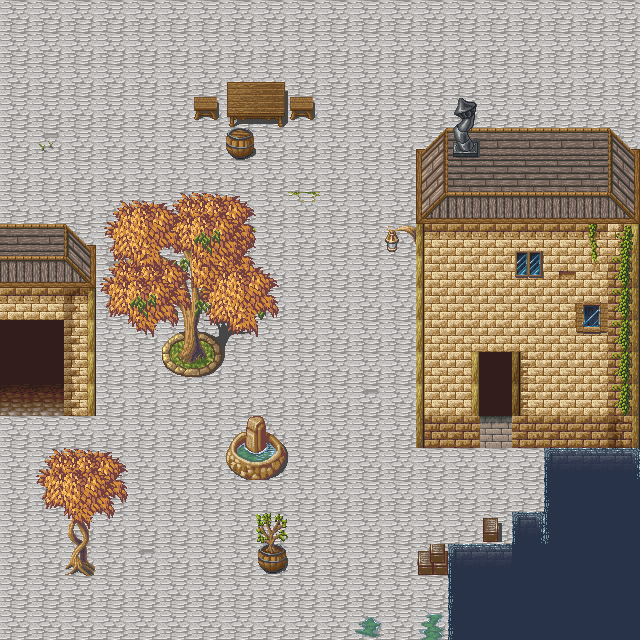

This game map was drawn from its Tiled (.tmx) file and the tilesets committed beside it. A one-line description and the full map source follow:
An orthogonal 20x20 tile map with 32x32 px tiles, 6 tile layers (Ground 5, Ground 4, Fringe, Over 1, ...), 1 hidden layer not drawn, 2 tilesets and 3 objects (start location, waypoint 1, waypoint 2).

<map version="1.0" tiledversion="1.0.3" orientation="orthogonal" renderorder="right-down" width="20" height="20" tilewidth="32" tileheight="32" nextobjectid="12">
 <tileset firstgid="1" name="MageCity" tilewidth="32" tileheight="32" tilecount="360" columns="8">
  <image source="../sprites/magecity.png" width="256" height="1450" />
 </tileset>
 <tileset firstgid="361" name="Collision" tilewidth="32" tileheight="32" tilecount="2" columns="2">
  <image source="../sprites/collision.png" width="64" height="32" />
 </tileset>
 <layer name="Ground 5" width="20" height="20">
  <data encoding="csv">
2,2,2,2,2,2,2,2,2,2,2,2,2,2,2,2,2,2,2,2,
2,2,2,2,2,2,2,2,2,2,2,2,2,2,2,2,2,2,2,2,
2,2,2,2,2,2,2,2,2,2,2,2,2,2,2,2,2,2,2,2,
2,2,2,2,2,2,2,2,2,2,2,2,2,2,2,2,2,2,2,2,
2,10,2,2,2,2,2,2,2,2,2,2,2,2,2,2,2,2,2,2,
2,2,2,2,2,2,2,2,2,2,2,2,2,2,2,2,2,2,2,2,
2,2,2,2,2,2,2,2,2,333,2,2,2,2,2,2,2,2,2,2,
2,2,2,2,2,2,2,2,2,2,2,2,2,2,2,2,2,2,2,2,
2,2,2,331,2,2,2,2,2,2,2,2,2,2,2,2,2,2,2,2,
2,2,2,2,2,2,2,2,2,2,2,2,2,2,2,2,2,2,2,2,
2,2,2,2,2,2,2,2,2,2,2,2,2,2,2,2,2,2,333,2,
2,2,2,2,2,2,2,2,2,2,2,2,2,2,2,2,2,2,2,2,
2,2,2,2,2,2,2,2,2,2,2,331,2,2,2,333,2,2,2,2,
2,2,2,2,2,2,2,2,2,2,2,2,2,2,2,2,2,2,2,2,
2,2,331,2,2,2,2,2,2,2,2,2,2,2,2,2,2,49,50,51,
2,2,2,2,2,2,2,2,2,2,2,2,2,2,2,2,2,57,58,58,
2,2,2,2,2,2,2,2,2,2,2,2,2,2,2,2,52,57,58,58,
2,2,2,2,331,2,2,2,2,2,2,2,2,2,49,50,58,58,58,58,
2,2,2,2,2,2,2,2,2,2,2,2,2,2,57,58,58,58,58,58,
2,2,2,2,2,2,2,2,2,2,2,347,2,329,57,58,58,58,58,58
</data>
 </layer>
 <layer name="Ground 4" width="20" height="20">
  <data encoding="csv">
0,0,0,0,0,0,0,0,0,0,0,0,0,0,0,0,0,0,0,0,
0,0,0,0,0,0,0,0,0,0,0,0,0,0,0,0,0,0,0,0,
0,0,0,0,0,0,0,6,7,0,0,0,0,0,0,0,0,0,0,0,
0,0,0,0,0,0,16,14,15,16,0,0,0,0,0,0,0,0,0,2,
0,0,0,0,0,0,0,13,0,0,0,0,0,0,0,0,0,0,0,2,
0,0,0,0,0,0,0,0,0,0,0,0,0,0,0,0,0,0,0,2,
0,0,0,0,0,0,0,0,0,0,0,0,0,0,0,0,0,0,0,2,
186,186,187,0,0,0,0,0,0,0,0,0,0,36,37,37,37,37,39,40,
202,202,203,0,0,0,0,0,0,0,0,0,0,33,34,34,34,45,47,48,
37,37,306,0,0,0,0,0,0,0,0,0,0,33,34,34,34,34,34,48,
327,327,314,0,0,0,0,0,0,0,0,0,0,33,34,34,34,34,34,48,
327,327,314,0,0,0,0,0,0,0,0,0,0,33,35,327,313,34,34,48,
335,335,314,0,0,0,0,0,0,0,0,0,0,33,35,327,313,34,34,48,
0,0,0,0,0,0,0,23,24,0,0,0,0,41,42,214,42,42,42,322,
0,0,0,0,0,0,0,31,32,0,0,0,0,0,0,0,0,0,0,0,
0,0,0,0,0,0,0,0,0,0,0,0,0,0,0,0,0,0,0,0,
0,0,0,0,0,0,0,0,20,0,0,0,0,0,0,343,0,0,0,0,
0,0,0,0,0,0,0,0,28,0,0,0,0,352,0,0,0,0,0,0,
0,0,0,0,0,0,0,0,0,0,0,0,0,0,0,0,0,0,0,0,
0,0,0,0,0,0,0,0,0,0,0,0,0,0,0,0,0,0,0,0
</data>
 </layer>
 <layer name="Fringe" width="20" height="20">
  <data encoding="csv">
0,0,0,0,0,0,0,0,0,0,0,0,0,0,0,0,0,0,0,0,
0,0,0,0,0,0,0,0,0,0,0,0,0,0,0,0,0,0,0,0,
0,0,0,0,0,0,0,0,0,0,0,0,0,0,0,0,0,0,0,0,
0,0,0,0,0,0,0,0,0,0,0,0,0,0,0,0,0,0,0,0,
0,0,0,0,0,0,0,0,0,0,0,0,0,0,0,0,0,0,0,0,
0,0,0,0,0,0,0,0,0,0,0,0,0,0,0,0,0,0,0,0,
0,0,0,0,0,0,0,0,0,0,0,0,0,0,0,0,0,0,0,0,
0,0,0,0,117,118,119,120,0,0,0,0,0,0,0,0,0,0,0,0,
0,0,0,0,125,126,127,128,0,0,0,0,0,0,0,0,0,0,0,0,
0,0,0,0,133,134,135,136,0,0,0,0,0,0,0,0,0,0,0,0,
0,0,0,0,141,142,143,144,0,0,0,0,0,0,0,0,0,0,0,0,
0,0,0,0,149,150,151,152,0,0,0,0,0,0,0,0,0,0,0,0,
0,0,0,0,0,0,0,0,0,0,0,0,0,0,0,0,0,0,0,0,
0,0,0,0,0,0,0,0,0,0,0,0,0,0,0,0,0,0,0,0,
0,0,0,0,0,0,0,0,0,0,0,0,0,0,0,0,0,0,0,0,
0,0,0,0,0,0,0,0,0,0,0,0,0,0,0,0,0,0,0,0,
0,0,105,0,0,0,0,0,0,0,0,0,0,0,0,0,0,0,0,0,
0,0,113,0,0,0,0,0,0,0,0,0,0,0,0,0,0,0,0,0,
0,0,0,0,0,0,0,0,0,0,0,0,0,0,0,0,0,0,0,0,
0,0,0,0,0,0,0,0,0,0,0,0,0,0,0,0,0,0,0,0
</data>
 </layer>
 <layer name="Over 1" width="20" height="20">
  <data encoding="csv">
0,0,0,0,0,0,0,0,0,0,0,0,0,0,0,0,0,0,0,0,
0,0,0,0,0,0,0,0,0,0,0,0,0,0,0,0,0,0,0,0,
0,0,0,0,0,0,0,0,0,0,0,0,0,0,0,0,0,0,0,0,
0,0,0,0,0,0,0,0,0,0,0,0,0,0,0,0,0,0,0,0,
0,0,0,0,0,0,0,0,0,0,0,0,0,185,186,186,186,186,186,187,
0,0,0,0,0,0,0,0,0,0,0,0,0,193,194,194,194,194,194,195,
0,0,0,0,0,0,0,0,0,0,0,0,0,201,202,202,202,202,202,203,
0,0,0,0,0,0,245,246,0,0,0,0,0,0,0,0,175,0,0,0,
0,0,0,0,0,325,253,254,0,0,0,0,0,0,0,0,183,0,0,0,
0,0,0,0,0,325,326,262,0,0,0,0,0,0,0,0,0,0,172,0,
0,0,0,0,0,0,0,0,0,0,0,0,0,0,0,0,0,0,180,0,
0,0,0,0,0,0,0,0,0,0,0,0,0,0,0,0,0,0,0,0,
0,0,0,0,0,0,0,0,0,0,0,0,0,0,0,0,0,0,0,0,
0,0,0,0,0,0,0,0,0,0,0,0,0,0,0,0,0,0,0,0,
0,0,0,0,0,0,0,0,0,0,0,0,0,0,0,0,0,0,0,0,
0,0,0,0,0,0,0,0,0,0,0,0,0,0,0,0,0,0,0,0,
0,0,0,0,0,0,0,0,0,0,0,0,0,0,0,0,0,0,0,0,
0,0,0,0,0,0,0,0,0,0,0,0,0,0,0,0,0,0,0,0,
0,0,0,0,0,0,0,0,0,0,0,0,0,0,0,0,0,0,0,0,
0,0,0,0,0,0,0,0,0,0,0,0,0,0,0,0,0,0,0,0
</data>
 </layer>
 <layer name="Over 2" width="20" height="20">
  <data encoding="csv">
0,0,0,0,0,0,0,0,0,0,0,0,0,0,0,0,0,0,0,0,
0,0,0,0,0,0,0,0,0,0,0,0,0,0,0,0,0,0,0,0,
0,0,0,0,0,0,0,0,0,0,0,0,0,0,0,0,0,0,0,0,
0,0,0,0,0,0,0,0,0,0,0,0,0,0,160,0,0,0,0,0,
0,0,0,0,0,0,0,0,0,0,0,0,0,0,168,0,0,0,0,0,
0,0,0,0,0,0,0,0,0,0,0,0,0,0,0,0,0,0,0,0,
0,0,0,0,0,244,245,246,0,0,0,0,0,0,0,0,0,0,0,0,
0,0,0,0,0,252,253,254,0,0,0,0,166,0,0,0,0,0,0,0,
0,0,0,244,245,246,261,262,0,0,0,0,0,0,0,0,0,0,0,0,
0,0,0,252,253,254,0,0,318,0,0,0,0,0,0,0,0,0,0,0,
0,0,0,260,261,262,0,0,0,0,0,0,0,0,0,0,0,0,0,0,
0,0,0,0,0,0,0,0,0,0,0,0,0,0,0,0,0,0,0,0,
0,0,0,0,0,0,0,0,0,0,0,0,0,0,0,0,0,0,0,0,
0,0,0,0,0,0,0,0,0,0,0,0,0,0,0,0,0,0,0,0,
0,244,245,246,0,0,0,0,0,0,0,0,0,0,0,0,0,0,0,0,
0,252,253,254,0,0,0,0,0,0,0,0,0,0,0,0,0,0,0,0,
0,260,261,262,0,0,0,0,0,0,0,0,0,0,0,0,0,0,0,0,
0,0,0,0,0,0,0,0,0,0,0,0,0,0,0,0,0,0,0,0,
0,0,0,0,0,0,0,0,0,0,0,0,0,0,0,0,0,0,0,0,
0,0,0,0,0,0,0,0,0,0,0,0,0,0,0,0,0,0,0,0
</data>
 </layer>
 <layer name="Over 3" width="20" height="20">
  <data encoding="csv">
0,0,0,0,0,0,0,0,0,0,0,0,0,0,0,0,0,0,0,0,
0,0,0,0,0,0,0,0,0,0,0,0,0,0,0,0,0,0,0,0,
0,0,0,0,0,0,0,0,0,0,0,0,0,0,0,0,0,0,0,0,
0,0,0,0,0,0,0,0,0,0,0,0,0,0,0,0,0,0,0,0,
0,0,0,0,0,0,0,0,0,0,0,0,0,0,0,0,0,0,0,0,
0,0,0,0,0,0,0,0,0,0,0,0,0,0,0,0,0,0,0,0,
0,0,0,241,242,243,0,0,0,0,0,0,0,0,0,0,0,0,0,0,
0,0,0,249,250,251,317,0,0,0,0,0,0,0,0,0,0,0,0,0,
0,0,0,257,258,259,241,242,243,0,0,0,0,0,0,0,0,0,0,0,
0,0,0,0,317,0,249,250,251,0,0,0,0,0,0,0,0,0,0,0,
0,0,0,0,0,0,257,258,259,0,0,0,0,0,0,0,0,0,0,0,
0,0,0,0,0,0,0,0,0,0,0,0,0,0,0,0,0,0,0,0,
0,0,0,0,0,0,0,0,0,0,0,0,0,0,0,0,0,0,0,0,
0,0,0,0,0,0,0,0,0,0,0,0,0,0,0,0,0,0,0,0,
0,0,0,0,0,0,0,0,0,0,0,0,0,0,0,0,0,0,0,0,
0,0,0,0,0,0,0,0,0,0,0,0,0,0,0,0,0,0,0,0,
0,0,0,0,0,0,0,0,0,0,0,0,0,0,0,0,0,0,0,0,
0,0,0,0,0,0,0,0,0,0,0,0,0,0,0,0,0,0,0,0,
0,0,0,0,0,0,0,0,0,0,0,0,0,0,0,0,0,0,0,0,
0,0,0,0,0,0,0,0,0,0,0,0,0,0,0,0,0,0,0,0
</data>
 </layer>
 <layer name="Collision" width="20" height="20" visible="0">
  <data encoding="csv">
0,0,0,0,0,0,0,0,0,0,0,0,0,0,0,0,0,0,0,0,
0,0,0,0,0,0,0,0,0,0,0,0,0,0,0,0,0,0,0,0,
0,0,0,0,0,0,0,362,362,0,0,0,0,0,0,0,0,0,0,0,
0,0,0,0,0,0,0,362,362,0,0,0,0,0,0,0,0,0,0,0,
0,0,0,0,0,0,0,362,0,0,0,0,0,362,362,362,362,362,362,362,
0,0,0,0,0,0,0,0,0,0,0,0,0,362,362,362,362,362,362,362,
0,0,0,0,0,0,0,0,0,0,0,0,0,362,362,362,362,362,362,362,
362,362,362,0,0,0,0,0,0,0,0,0,0,362,362,362,362,362,362,362,
362,362,362,0,0,362,362,0,0,0,0,0,0,362,362,362,362,362,362,362,
362,362,362,0,0,362,362,0,0,0,0,0,0,362,362,362,362,362,362,362,
0,0,362,0,0,362,362,0,0,0,0,0,0,362,362,362,362,362,362,362,
0,0,362,0,0,362,362,0,0,0,0,0,0,362,362,0,362,362,362,362,
0,0,362,0,0,0,0,0,0,0,0,0,0,362,362,0,362,362,362,362,
0,0,0,0,0,0,0,362,362,0,0,0,0,362,362,0,362,362,362,362,
0,0,0,0,0,0,0,362,362,0,0,0,0,0,0,0,0,362,362,362,
0,0,0,0,0,0,0,0,0,0,0,0,0,0,0,0,0,362,362,362,
0,0,362,0,0,0,0,0,362,0,0,0,0,0,0,362,362,362,362,362,
0,0,362,0,0,0,0,0,362,0,0,0,0,362,362,362,362,362,362,362,
0,0,0,0,0,0,0,0,0,0,0,0,0,0,362,362,362,362,362,362,
0,0,0,0,0,0,0,0,0,0,0,0,0,0,362,362,362,362,362,362
</data>
 </layer>
 <objectgroup name="Objects">
  <object id="9" name="start location" gid="361" x="320" y="128" width="32" height="32" visible="0" />
  <object id="10" name="waypoint 1" gid="361" x="288" y="352" width="32" height="32" visible="0" />
  <object id="11" name="waypoint 2" gid="361" x="128" y="352" width="32" height="32" visible="0" />
 </objectgroup>
</map>
